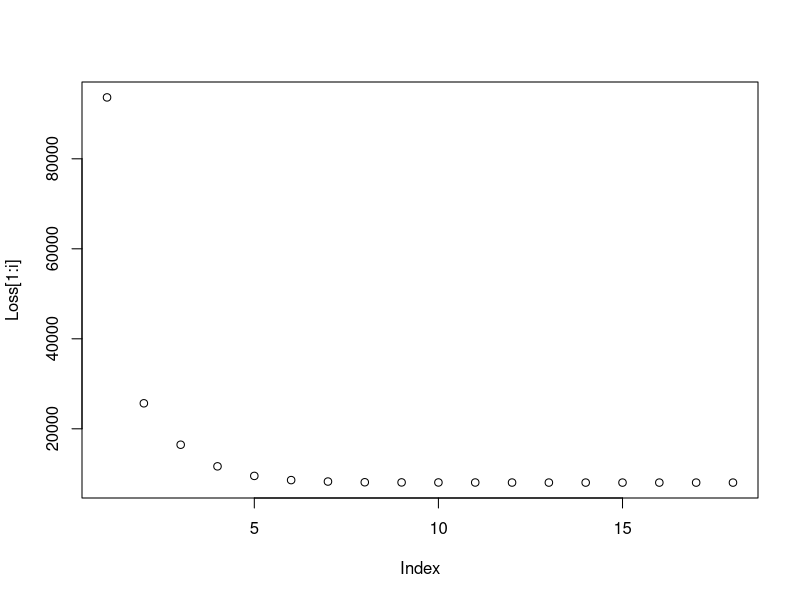

This chart was generated by the following R code: (Note: this script raises an error after producing the figure.)
## ---- chunk 1
knitr::opts_chunk$set(echo = TRUE)
## ---- chunk 2
#Linear regression case ; Data setup
set.seed(1000)
n = 10100; p = 10
beta_real = rnorm(p, sd=5) 
x <- matrix(rnorm((n*p), 0, 1), n, p)
y <- x%*%beta_real + rnorm(n, 0, 1)

itr = 10000 ; tol = 1e-3 ; L = 0.1 ; alpha = 0.01 ; gamma = 0.8

#LS estimate
betahat = solve(t(x)%*%x)%*%t(x)%*%y
## ---- chunk 3
set.seed(1000)
beta = rep(0, p)
Loss = rep(0, itr)

Loss[1] = sum(abs(y-x%*%beta))

for(i in 2:itr){
  betaOld = beta
  derivbeta = -2*t(x)%*%(y-x%*%betaOld)
  beta = betaOld - L * derivbeta
  Loss[i] = sum(abs(y-x%*%beta))
  
  if(abs(Loss[i] - Loss[i-1]) < tol){Loss<- Loss[1:i] ; break}
  
  Counter = 1 ; Lnew = L ; dsqr = sum(derivbeta*derivbeta)
  while (Loss[i] > Loss[i-1] - alpha*Lnew*dsqr){
    Lnew = gamma*Lnew
    beta = betaOld - Lnew * derivbeta
    Loss[i] = sum(abs(y-x%*%beta))
    
    if(Counter > 100){break}
    Counter = Counter + 1
  }
  if(Counter > 100){break}
}

#comparison
mean((beta_real - beta)^2); plot(Loss[1:i])
## ---- chunk 4
#Validation set to monitor the loss
yval <- y[10001:10100]
xval <- x[10001:10100, ]


y <- y[1:10000]
x <- x[1:10000, ]

set.seed(1000)
beta = rep(0, itr)#array(betahat)
Loss = rep(0, itr)

rand = round(runif(1, 1, nrow(x)), 0)
Loss[1] = sum(abs(yval-xval%*%beta))

stopping = F

for(i in 2:itr){
  L = 1/(i)  # notice now this is the step size control.
  
  betaOld = beta
  rand = sample(1:nrow(x), 1)
  derivbeta = -2*array(x[rand,])*as.numeric(y[rand]-x[rand,]%*%betaOld)
  beta = betaOld - L * derivbeta
  
  Loss[i] = sum(abs(yval-xval%*%beta))#(y[rand]-x[rand,]%*%betaOld)^2# #not necessary, but for fun
  
  if(stopping){
   if(i > 500){
   if(abs(Loss[i-1]-Loss[i])/Loss[i-1]<1e-5 || Loss[i-1] < Loss[i]){
    break
   } 
  } 
  }
}


#comparison
mean((beta_real - beta)^2); plot(Loss[1:i])

## ---- chunk 5
#stochastic grad "descent" - i.e. minimize
set.seed(1000)
beta = rep(0, p)
Loss = rep(0, itr)

#stochastic gradient descent mini-batch - set of values value.
b = 10 # mini-batch size!

#get random SET of data and use it to calculate loss.
ss = round(runif(b, 1, nrow(x)), 0)
Loss[1] = sum(abs(yval-xval%*%beta))

for(i in 2:itr){
  ss = round(runif(b, 1, nrow(x)), 0)
  
  L = 1/i  
  
  betaOld = beta
  derivbeta = -2*t(x[ss,])%*%(y[ss]-x[ss,]%*%betaOld)/b
  beta = betaOld - L * derivbeta

  Loss[i] = sum(abs(yval-xval%*%beta)) #not necessary, but for fun
  
  if(stopping){
   if(i > 500){
   if(abs(Loss[i-1]-Loss[i])/Loss[i-1]<1e-5 || Loss[i-1] < Loss[i]){
    break
   } 
  } 
  }
}

#comparison
mean((beta_real - beta)^2); plot(Loss[1:i], type='l')

## ---- chunk 6
#stochastic grad "descent" - i.e. minimize
set.seed(1000)
beta = rep(0, p)
Loss = rep(0, itr)
#stochastic gradient descent with momentum!

#get random sample and use it to calculate loss.
rand = round(runif(1, 1, nrow(x)), 0)
Loss[1] = sum(abs(yval-xval%*%beta))

#momentum and decay
momentum = rep(0, p)
decay = 0.9 #This is the default value in most packages
rate = 0.5 # can control how fast the decay rate reduces 

update = F #Wheather to update the momentum

for(i in 2:itr){
  if(i>2){momentum = beta - betaOld} #update momentum
  
  L = 1/i
  betaOld = beta
  
  rand = sample(1:nrow(x), 1)
  
  derivbeta = -2*array(x[rand,])*as.numeric(y[rand]-x[rand,]%*%betaOld)
  
  if(update){
   if(i %% 10){decay = rate*decay} 
  } # reducing momentum every 10th iteration
  
  beta = betaOld - L * derivbeta + decay * momentum
  
  Loss[i] = sum(abs(yval-xval%*%beta)) #not necessary, but for fun
  
  if(stopping){
   if(i > 500){
   if(abs(Loss[i-1]-Loss[i])/Loss[i]<1e-5 || Loss[i-1] < Loss[i]){
    break
   } 
  } 
  }
}

#comparison
mean((beta_real - beta)^2); plot(Loss[1:i])

## ---- chunk 7
#stochastic grad "descent" - i.e. minimize
set.seed(1000)
beta = rep(0, p)
Loss = rep(0, itr)

#stochastic gradient descent mini-batch AND momentum.
b = 50 #mini-batch size!
tol = 1e-3 ; L = 0.1 ;  alpha = 0.01 ; gamma = 0.8 

#get random SET of data and use it to calculate loss.
ss = round(runif(b, 1, nrow(x)), 0)
Loss[1] = sum(abs(y[ss]-x[ss,]%*%beta))

#momentum and decay
momentum = rep(0, p)
decay = 0.9
rate = 0.5

update = F #Wheather to update the momentum

for(i in 2:itr){
  if(i>2){momentum = beta - betaOld} #update momentum
  
  ss = sample(1:nrow(x), b)
  L = 1/i  
  
  if(update){
   if(i %% 10){decay = rate*decay} 
  }
  
  betaOld = beta
  derivbeta = -2*t(x[ss,])%*%(y[ss]-x[ss,]%*%betaOld)/b
  beta = betaOld - L * derivbeta + decay * momentum
  
  Loss[i] = sum(abs(yval-xval%*%beta)) #not necessary, but for fun
  
  if(stopping){
   if(i > 500){
   if(abs(Loss[i-1]-Loss[i])/Loss[i]<1e-5 || Loss[i-1] < Loss[i]){
    break
   } 
  } 
  }
}
#comparison
mean((beta_real - beta)^2); plot(Loss[1:i])
